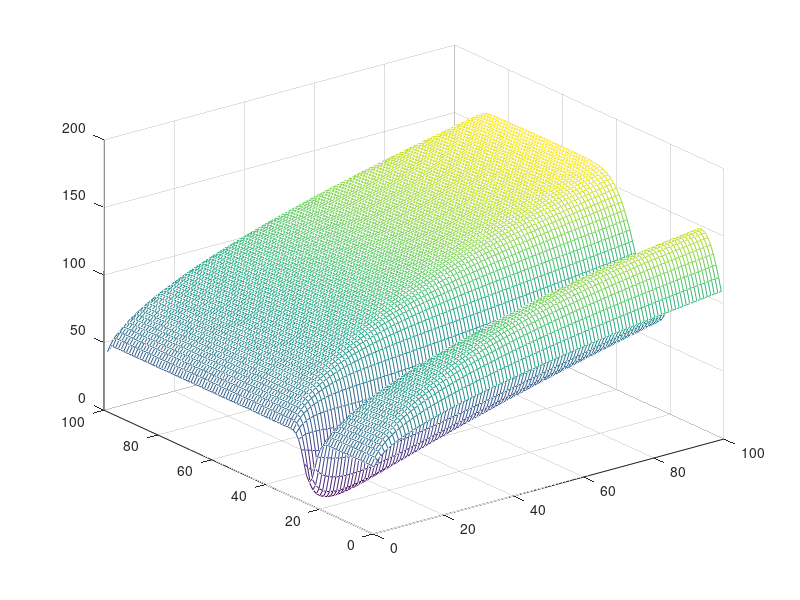
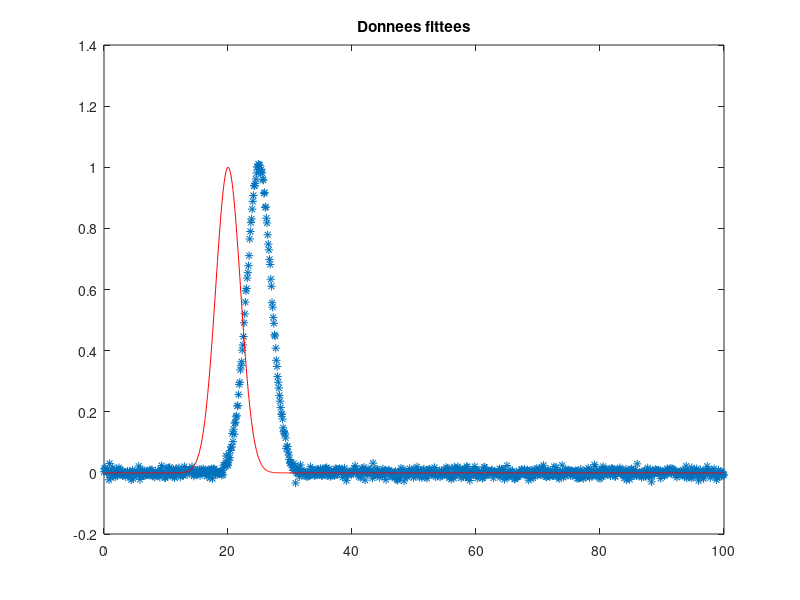

Here is the MATLAB script that generated these plots, in order:
clear all;
close all;
a=[0:0.1:100];
donnees=exp(-((a-25).^2)/8);%+exp(-((x-10).^2)/5)+exp(-((x-54).^2)/8)+exp(-((x-85).^2)/12);
donnees_b=donnees+0.01*randn(1,1001);
figure(2);plot(a,donnees_b,'*')
title('Fonction qui est optimisee')
for i=1:100
    for j=1:100
  fonc_a_opt(i,j)=sum((donnees_b-exp(-((a-i).^2)/j)).^2) ;
    end
end
figure(1);mesh(fonc_a_opt);

%initialisation
xk=20;
yk=8;

%pas constant
pas = 0.000001;

% iteration initiale
k = 1;

%%%%%%%%%%%%%%%%%%%%%%%%%%%%%%%%%%%%%%%%%%%%%%%%%%%%%%
%gradient de la fonction objectif
%%%%%%%%%%%%%%%%%%%%%%%%%%%%%%%%%%%%%%%%%%%%%%%%%%%%%%
%Iirage au sort d'un lot de donnees qui seront utilisees pour le calcul du gradient
N=200000; %portion d'echantillons consideres
taille_max_lot=round(length(a)/N);
liste_indice_echant=unique(randi(length(a),1,taille_max_lot));

%gradient
fonc_x=-(4* exp(-((-xk + a(liste_indice_echant)).^2/yk)) .*(-exp(-((-xk + a(liste_indice_echant)).^2/yk)) + donnees_b(liste_indice_echant)).* (-xk + a(liste_indice_echant)))/yk;
fonc_y=-((2* exp(-((-xk + a(liste_indice_echant)).^2/yk)).* (-exp(-((-xk + a(liste_indice_echant)).^2/yk)) + donnees_b(liste_indice_echant)).* (-xk + a(liste_indice_echant)).^2))/yk^2;

dxk = sum(fonc_x);	% somme des gradients
dyk =     sum(fonc_y) ;        		% somme des gradients

xkk = xk - pas*dxk;
ykk = yk - pas*dyk;


mu      = 0.00000001;
x=[xk,yk];
xx=[xkk,ykk];

k;
norm(x - xx);
%while sqrt(dxk^2 + dyk^2) > erreur 		% Critere d'arret des iterations
while k <= 40000 %&& norm(x - xx) > mu
    %disp(k);
    norm(x - xx);
    % calcul de l itere suivant
    xk = xkk;
    yk = ykk;
    
    N=20; %portion d'echantillons consideres
    taille_max_lot=round(length(a)/N);
    liste_indice_echant=unique(randi(length(a),1,taille_max_lot));
    
   fonc_x=-(4* exp(-((-xk + a(liste_indice_echant)).^2/yk)) .*(-exp(-((-xk + a(liste_indice_echant)).^2/yk)) + donnees_b(liste_indice_echant)).* (-xk + a(liste_indice_echant)))/yk;
   fonc_y=-((2* exp(-((-xk + a(liste_indice_echant)).^2/yk)).* (-exp(-((-xk + a(liste_indice_echant)).^2/yk)) + donnees_b(liste_indice_echant)).* (-xk + a(liste_indice_echant)).^2))/yk^2;

   
   dxk = sum(fonc_x);	% somme des gradients
   dyk =     sum(fonc_y) ;        		% somme des gradients
    
   
   
%%%%%GRADIENT PAS CONSTANT
% %%%%%%%%%%%%%%%%%%%%%%%%%%%%%%%%%%%%%%%%
   xkk = xk - pas*dxk;
    ykk = yk - pas*dyk;
    x=[xk,yk];
    xx=[xkk,ykk];
    k = k + 1;
    
    
   end
    
disp(k)
disp(xx)
%
figure(2);
hold on 
plot(a,exp(-((a-xk).^2)/yk),'r')
title('Donnees fittees')
hold off